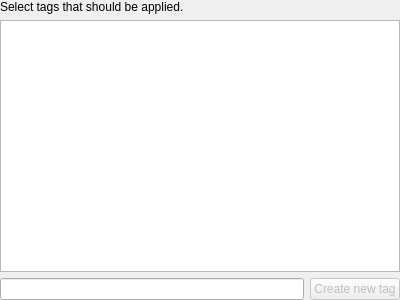
<?xml version="1.0" encoding="UTF-8"?>
<ui version="4.0">
 <class>TagEditWidget</class>
 <widget class="QWidget" name="TagEditWidget">
  <property name="geometry">
   <rect>
    <x>0</x>
    <y>0</y>
    <width>400</width>
    <height>300</height>
   </rect>
  </property>
  <layout class="QVBoxLayout" name="verticalLayout">
   <property name="leftMargin">
    <number>0</number>
   </property>
   <property name="topMargin">
    <number>0</number>
   </property>
   <property name="rightMargin">
    <number>0</number>
   </property>
   <property name="bottomMargin">
    <number>0</number>
   </property>
   <item>
    <widget class="QLabel" name="selectLabel">
     <property name="text">
      <string>Select tags that should be applied.</string>
     </property>
    </widget>
   </item>
   <item>
    <widget class="QListView" name="tagsView">
     <property name="mouseTracking">
      <bool>true</bool>
     </property>
     <property name="selectionMode">
      <enum>QAbstractItemView::NoSelection</enum>
     </property>
    </widget>
   </item>
   <item>
    <layout class="QHBoxLayout" name="horizontalLayout">
     <item>
      <widget class="QLineEdit" name="newTagEdit"/>
     </item>
     <item>
      <widget class="QPushButton" name="newTagButton">
       <property name="enabled">
        <bool>false</bool>
       </property>
       <property name="text">
        <string>Create new tag</string>
       </property>
      </widget>
     </item>
    </layout>
   </item>
  </layout>
 </widget>
 <resources/>
 <connections/>
</ui>
